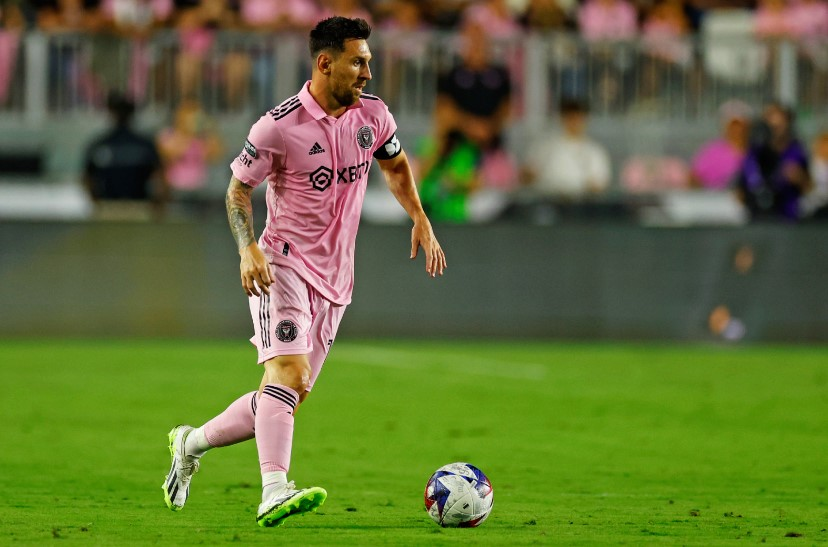
#> input picture image.jpg, 828 x 547 px
$ python annotation.py
#> lines starting #> are read from the running program, lines starting #| are printed output that depends on the picture
import json
import csv
from PIL import Image
import matplotlib.pyplot as plt
import matplotlib.patches as patches


def normalize_bounding_boxes(image_annotation, image_width, image_height):
    normalized_boxes = []

    for annotation in image_annotation['annotations']:
        label = annotation['label']
        coordinates = annotation['coordinates']

        # Normalize the bounding box coordinates based on image dimensions
        x_min_normalized = coordinates['x_min'] / image_width
        y_min_normalized = coordinates['y_min'] / image_height
        x_max_normalized = coordinates['x_max'] / image_width
        y_max_normalized = coordinates['y_max'] / image_height

        normalized_boxes.append({
            'label': label,
            'x_min': x_min_normalized,
            'y_min': y_min_normalized,
            'x_max': x_max_normalized,
            'y_max': y_max_normalized
        })

    return normalized_boxes


def save_normalized_bounding_boxes(normalized_boxes, filename):
    # Save the normalized bounding box data to a CSV file
    with open(filename, 'w', newline='') as csv_file:
        csv_writer = csv.writer(csv_file)
        csv_writer.writerow(['label', 'x_min', 'y_min', 'x_max', 'y_max'])
        for box in normalized_boxes:
            csv_writer.writerow([box['label'], box['x_min'], box['y_min'], box['x_max'], box['y_max']])


def convert_bounding_boxes(image_annotation):
    converted_boxes = []

    for annotation in image_annotation['annotations']:
        label = annotation['label']
        coordinates = annotation['coordinates']

        x_min = coordinates['x_min']
        y_min = coordinates['y_min']
        x_max = coordinates['x_max']
        y_max = coordinates['y_max']

        width = x_max - x_min
        height = y_max - y_min

        converted_boxes.append({
            'label': label,
            'x_min': x_min,
            'y_min': y_min,
            'width': width,
            'height': height
        })

    return converted_boxes


def save_converted_json(converted_annotation, filename):
    # Save the converted bounding box data to a JSON file
    with open(filename, 'w') as json_file:
        json.dump(converted_annotation, json_file, indent=4)


if __name__ == '__main__':
    """
    Image Annotation
    """
    image_annotation = {
        "image_name": "image.jpg",
        "annotations": [
            {
                "label": "Player",
                "coordinates": {
                    "x_min": 150,
                    "y_min": 20,
                    "x_max": 450,
                    "y_max": 540
                }
            },
            {
                "label": "Ball",
                "coordinates": {
                    "x_min": 410,
                    "y_min": 450,
                    "x_max": 500,
                    "y_max": 540
                }
            }
        ]
    }

    # Create and write the data to the image_annotation.json file
    with open('image_annotation.json', 'w') as json_file:
        json.dump(image_annotation, json_file, indent=4)

    # Load the image
    image = Image.open('image.jpg')
#> image is the input picture: PIL image 828x547 RGB; mean R, G, B 98.3, 110.2, 56.1
    image_width, image_height = image.size
#> image_width = 828; image_height = 547

    normalized_boxes = normalize_bounding_boxes(image_annotation, image_width, image_height)

    # Write the normalized bounding boxes to a CSV file
    save_normalized_bounding_boxes(normalized_boxes, 'normalized_bounding_boxes.csv')

    converted_annotation = {
        "image_name": image_annotation['image_name'],
        "annotations": convert_bounding_boxes(image_annotation)
    }

    save_converted_json(converted_annotation, 'converted_image_annotation.json')

    # Load the JSON annotation file (normalized)
    with open('image_annotation.json', 'r') as json_file:
        image_annotation = json.load(json_file)

    # Load the image
    image_path = image_annotation['image_name']
    image = plt.imread(image_path)

    # Create a Matplotlib figure and axis
    fig, ax = plt.subplots(1)
    ax.imshow(image)

    # Extract bounding box coordinates (normalized)
    boxes = image_annotation['annotations']

    # Draw bounding boxes on the image
    for box in boxes:
        label = box['label']
        x_min = box['coordinates']['x_min']
        y_min = box['coordinates']['y_min']
        x_max = box['coordinates']['x_max']
        y_max = box['coordinates']['y_max']

        # Create a rectangle patch for the bounding box
        rect = patches.Rectangle(
            (x_min, y_min), x_max - x_min, y_max - y_min, linewidth=1, edgecolor='b', facecolor='none'
        )

        # Add the rectangle to the plot
        ax.add_patch(rect)
        ax.text(x_min, y_min - 10, label, fontsize=12, color='r')

    # Set axis limits
    ax.set_xlim(0, image.shape[1])
    ax.set_ylim(image.shape[0], 0)

    # Show the image with bounding boxes
    plt.show()
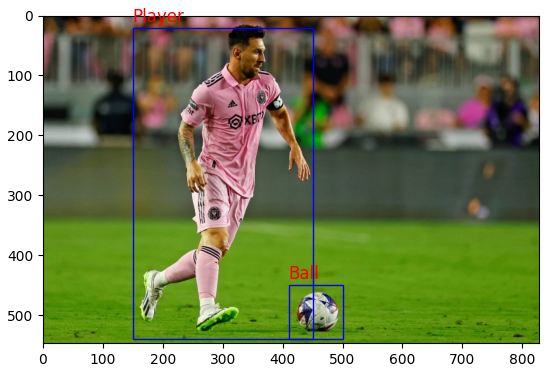
#> figure drawn by matplotlib, 1 panel
